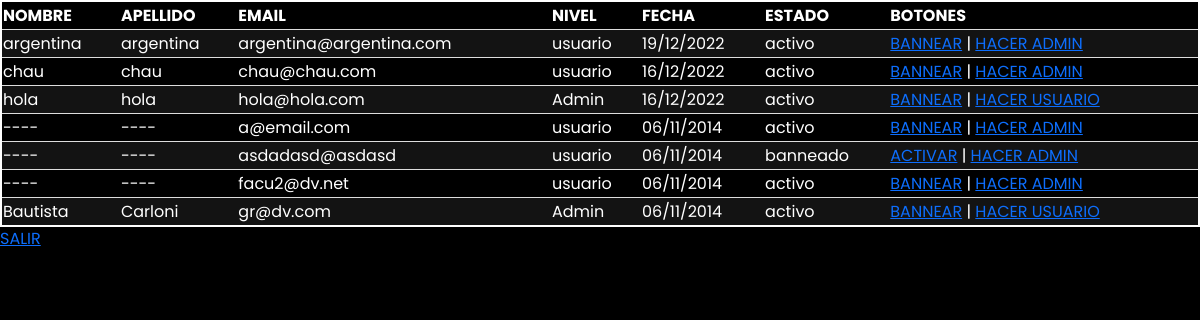
Page /login/admin/index.php (signed in) on the committed database.
### tables this page shows
CREATE TABLE `usuarios` (
  `ID` int(8) UNSIGNED NOT NULL,
  `NOMBRE` varchar(100) DEFAULT NULL,
  `APELLIDO` varchar(100) DEFAULT NULL,
  `EMAIL` varchar(100) NOT NULL,
  `CLAVE` varchar(100) DEFAULT NULL,
  `NIVEL` varchar(100) DEFAULT NULL,
  `FECHA_ALTA` datetime DEFAULT NULL,
  `ESTADO` enum('activo','banneado') NOT NULL DEFAULT 'activo'
);

### login/admin/index.php (the view, shortened to what this page needs)
<link href="https://cdn.jsdelivr.net/npm/bootstrap@5.2.1/dist/css/bootstrap.min.css" rel="stylesheet">
<link rel="stylesheet" href="../../estilo/style.css" />
<?php
$cnx = mysqli_connect('localhost','root','','test');
$c = "SELECT ID,NIVEL, IFNULL(NOMBRE, '----') AS NOMBRE, ESTADO, IFNULL(APELLIDO, '----') AS APELLIDO, EMAIL, DATE_FORMAT( FECHA_ALTA, '%d/%m/%Y' ) AS FECHA FROM usuarios ORDER BY FECHA_ALTA DESC";
$r = mysqli_query($cnx, $c);
?>
<table class="tabla">
	<tr>
		<th>NOMBRE</th>
		<th>APELLIDO</th>
		<th>EMAIL</th>
		<th>NIVEL</th>
		<th>FECHA</th>
		<th>ESTADO</th>
		<th>BOTONES</th>
	</tr>
<?php
	while($a = mysqli_fetch_assoc($r)){
		echo '<tr>';
		echo '<td>'.$a['NOMBRE'].'</td>';
		echo '<td>'.$a['APELLIDO'].'</td>';
		echo '<td>'.$a['EMAIL'].'</td>';
		echo '<td>'.$a['NIVEL'].'</td>';
		echo '<td>'.$a['FECHA'].'</td>';
		echo '<td>'.$a['ESTADO'].'</td>';
		echo '<td>';
		if( $a['ESTADO'] == 'activo' ){
			echo '<a href="bannear.php?id='.$a['ID'].'">BANNEAR</a>';
		}else{
			echo '<a href="no_bannear.php?id='.$a['ID'].'">ACTIVAR</a>';
		}
		echo ' | ';
		if( $a['NIVEL'] == 'usuario' ){
			echo '<a href="adminizar.php?id='.$a['ID'].'">HACER ADMIN</a>';
		}else{
			echo '<a href="no_adminizar.php?id='.$a['ID'].'">HACER USUARIO</a>';
		}
		echo '</td>';
		echo '</tr>';
	}
?>
</table>
<div>
<a href="../logout.php">SALIR</a>
</div>

### estilo/style.css (style rules this page uses)
* { font-family: 'Poppins'; }
.tabla { border: 2px solid; color: white; width:100%; border-color: white; }
th, td { border-bottom: 1px solid #ddd; color: white; }
tr:nth-child(even) { background-color: rgb(19, 19, 19); }

### rows in the picture
usuarios: NOMBRE "argentina", APELLIDO "argentina", EMAIL "argentina@argentina.com", NIVEL "usuario", FECHA "19/12/2022", ESTADO "activo"
usuarios: NOMBRE "chau", APELLIDO "chau", EMAIL "chau@chau.com", NIVEL "usuario", FECHA "16/12/2022", ESTADO "activo"
usuarios: NOMBRE "hola", APELLIDO "hola", EMAIL "hola@hola.com", NIVEL "Admin", FECHA "16/12/2022", ESTADO "activo"
usuarios: NOMBRE "----", APELLIDO "----", EMAIL "a@email.com", NIVEL "usuario", FECHA "06/11/2014", ESTADO "activo"
usuarios: NOMBRE "----", APELLIDO "----", EMAIL "asdadasd@asdasd", NIVEL "usuario", FECHA "06/11/2014", ESTADO "banneado"
usuarios: NOMBRE "----", APELLIDO "----", EMAIL "facu2@dv.net", NIVEL "usuario", FECHA "06/11/2014", ESTADO "activo"
usuarios: NOMBRE "Bautista", APELLIDO "Carloni", EMAIL "gr@dv.com", NIVEL "Admin", FECHA "06/11/2014", ESTADO "activo"
